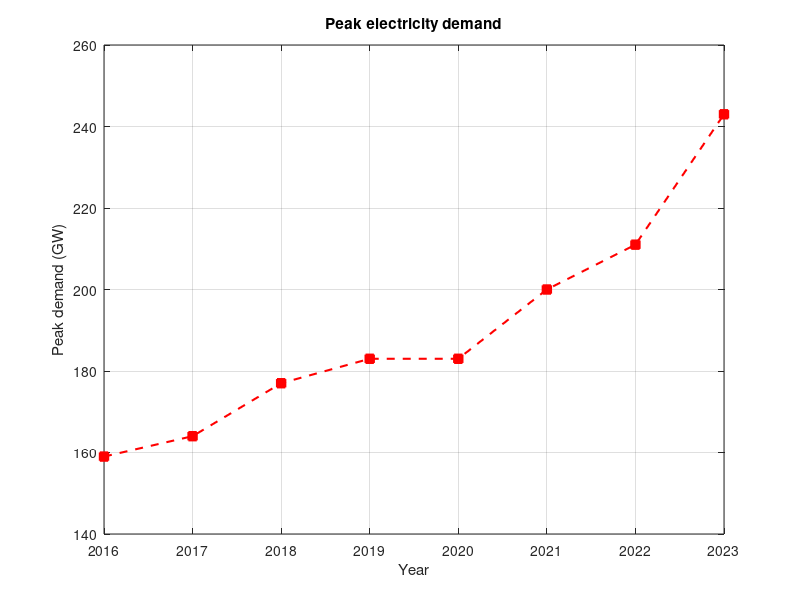

MATLAB code for this plot:
% Day 032 · The plot Command and Line Specifiers — Plotting measured data
% Run: open this file in MATLAB and press Run (or type example_1 in the Command Window)

year = [2016 2017 2018 2019 2020 2021 2022 2023];
peak_GW = [159 164 177 183 183 200 211 243];
plot(year, peak_GW, '--rs', 'LineWidth', 1.5, 'MarkerFaceColor', 'r')
xlabel('Year'); ylabel('Peak demand (GW)')
title('Peak electricity demand')
grid on
fprintf('Growth over the period: %.1f %%\n', 100 * (peak_GW(end) / peak_GW(1) - 1));
